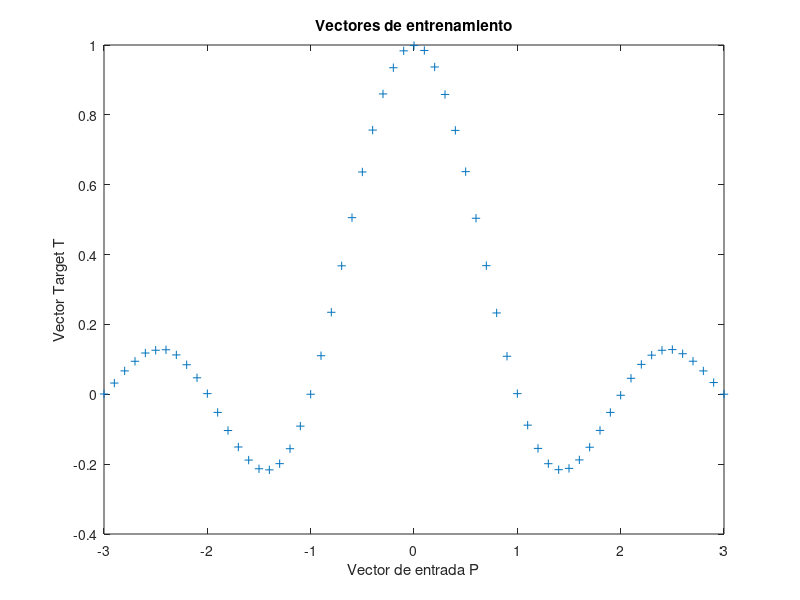

The MATLAB source for this figure: (Note: this script raises an error after producing the figure.)
%{
Ejercicio 2. Aproximación de funciones
Una de las aplicaciones inmediatas de las redes neuronales es la 
aproximación de funciones. Paraello, Matlab dispone de una red optimizada, 
fitnet, con la que se trabajará en este ejercicio. El objetivo en este 
caso es aproximar la función f = sinc(t) tal y como se muestra a continuación:
%}

clear all; close all;

%%%%%%%%%%%%%%%%%%%%%%%%%%%%%%%%%%%%%%%%%%%%%%%%%%%%%%%%%%%%%%%
% APROXIMACIÓN DE FUNCIONES 
%%%%%%%%%%%%%%%%%%%%%%%%%%%%%%%%%%%%%%%%%%%%%%%%%%%%%%%%%%%%%%%

% DEFINICIÓN DE LOS VECTORES DE ENTRADA-SALIDA 
% ============================================
t = -3:.1:3; % eje de tiempo
F = sinc(t)+.001*randn(size(t)); % función que se desea aproximar

figure('Name','Función a aproximar','NumberTitle','off') %Titulo de la ventana
plot(t,F,'+');
title('Vectores de entrenamiento');
xlabel('Vector de entrada P');
ylabel('Vector Target T');

% Estudie los efectos sobre la solución final de modificar el método de 
% entrenamiento (consulte la ayuda de Matlab y pruebe 4 métodos diferentes) 
% y el número de neuronas de la capa oculta.

%{
Métodos de entrenamiento utilizados:

-trainRP: Resilient Backpropagation (el predeterminado)
-trainLM: Levenberg-Marquardt
-trainBFG: BFGS  Quasi-Newton
-trainGD: Gradient Descent
%}

%% TRAINRP
% ==================
hiddenLayerSize = 5; % número de neuronas en la capa oculta

netRP = fitnet(hiddenLayerSize,'trainrp');

%Dividir los datos
netRP.divideParam.trainRatio = 70/100;
netRP.divideParam.valRatio = 15/100;
netRP.divideParam.testRatio = 15/100;
netRP = train(netRP,t,F);
YRP=netRP(t);

figure('Name','TRAINRP','NumberTitle','off') %Titulo de la ventana
plot(t,F,'+'); hold on;
plot(t,YRP,'-r'); hold off;
title('Resilient Backpropagation');
subtitle('Vectores de entrenamiento'); 
xlabel('Vector de entrada P'); 
ylabel('Vector Target T');

%% TRAINLM
% ==================
hiddenLayerSize = 5; % número de neuronas en la capa oculta

netLM = fitnet(hiddenLayerSize,'trainlm');

%Dividir los datos
netLM.divideParam.trainRatio = 70/100;
netLM.divideParam.valRatio = 15/100;
netLM.divideParam.testRatio = 15/100;
netLM = train(netLM,t,F);
YLM=netLM(t);

figure('Name','TRAINLM','NumberTitle','off') %Titulo de la ventana
plot(t,F,'+'); hold on;
plot(t,YLM,'-r'); hold off;
title('Levenberg-Marquardt');
subtitle('Vectores de entrenamiento'); 
xlabel('Vector de entrada P'); 
ylabel('Vector Target T');

%% TRAINBFG
% ==================
hiddenLayerSize = 5; % número de neuronas en la capa oculta

netBFG = fitnet(hiddenLayerSize,'trainbfg');

%Dividir los datos
netBFG.divideParam.trainRatio = 70/100;
netBFG.divideParam.valRatio = 15/100;
netBFG.divideParam.testRatio = 15/100;
netBFG = train(netBFG,t,F);
YBFG=netBFG(t);

figure('Name','TRAINBFG','NumberTitle','off') %Titulo de la ventana
plot(t,F,'+'); hold on;
plot(t,YBFG,'-r'); hold off;
title('BFGS  Quasi-Newton');
subtitle('Vectores de entrenamiento'); 
xlabel('Vector de entrada P'); 
ylabel('Vector Target T');

%% TRAINGD
% ==================
hiddenLayerSize = 5; % número de neuronas en la capa oculta

netGD = fitnet(hiddenLayerSize,'traingd');

%Dividir los datos
netGD.divideParam.trainRatio = 70/100;
netGD.divideParam.valRatio = 15/100;
netGD.divideParam.testRatio = 15/100;
netGD = train(netGD,t,F);
YGD=netGD(t);

figure('Name','TRAINGD','NumberTitle','off') %Titulo de la ventana
plot(t,F,'+'); hold on;
plot(t,YGD,'-r'); hold off;
title('Gradient Descent');
subtitle('Vectores de entrenamiento');  
xlabel('Vector de entrada P'); 
ylabel('Vector Target T');